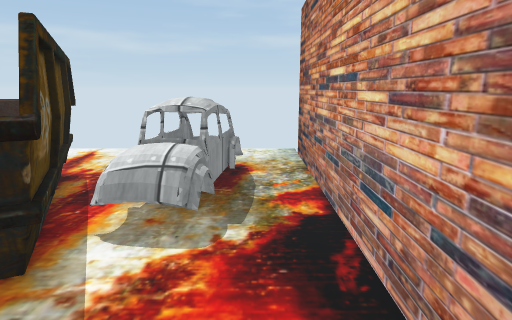
[1] (above)

12 first-person views from a walk through a scene from a Unity 3-D project. The camera is 1.5 m above the floor, tilts 12° down and sees 75° across. The floor is counted in squares, 0.5 m on a side. Each view is taken from the middle of a square. On the plan, view 1 faces up. The plan holds only what a view shows up to about 20 squares ahead; the rest is blank. Some surface patterns are stand-ins.

[2]
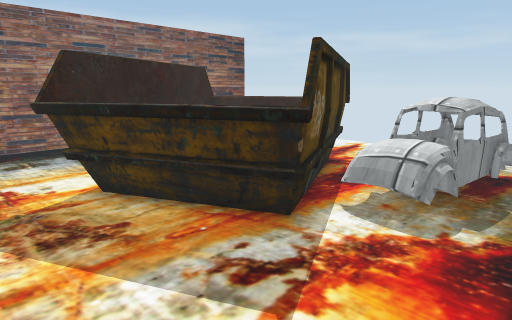

[3]
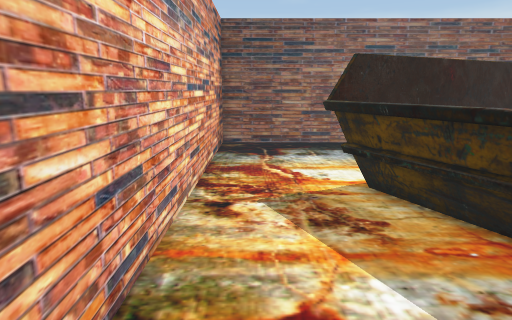

[4]
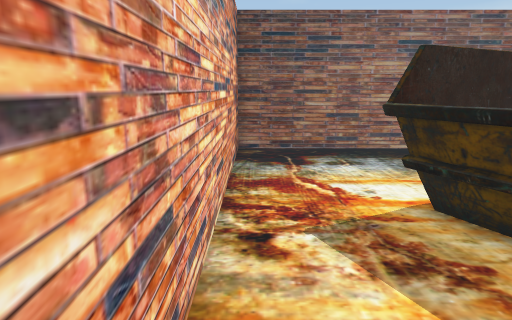

[5]
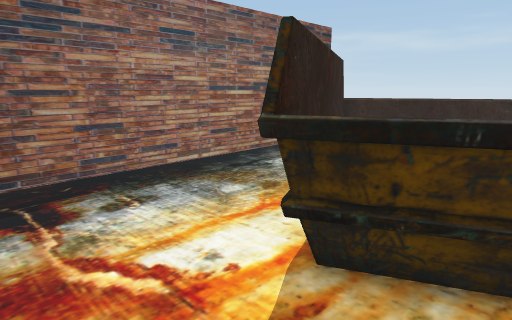

[6]
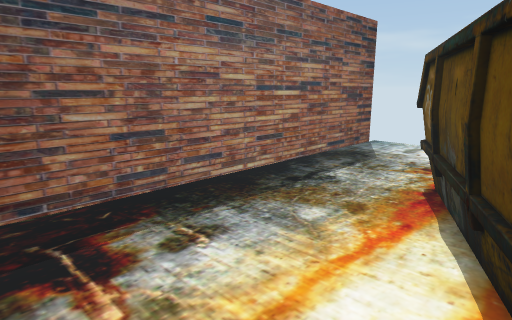

[7]
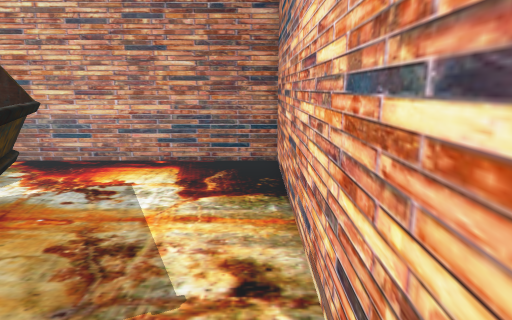

[8]
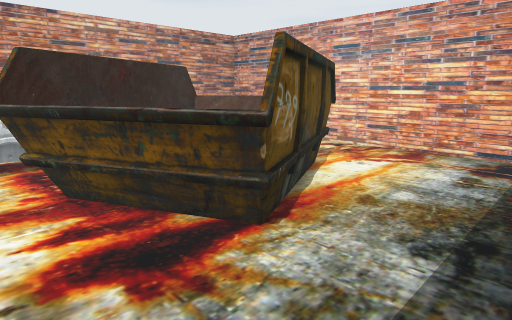

[9]
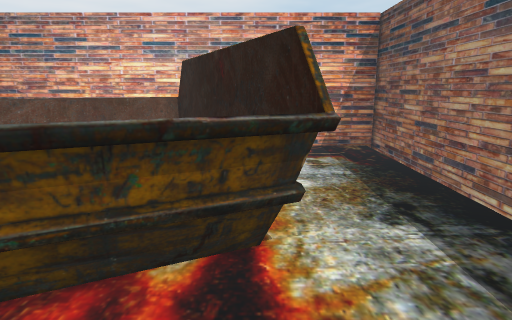

[10]
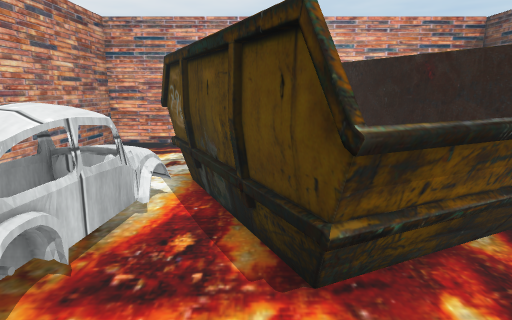

[11]
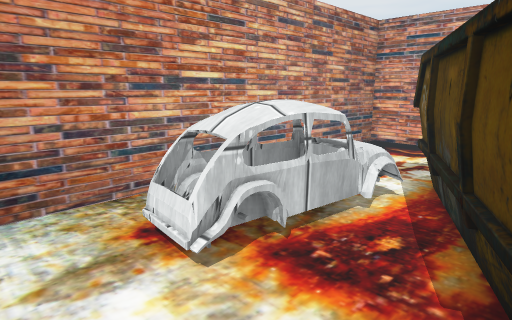

[12]
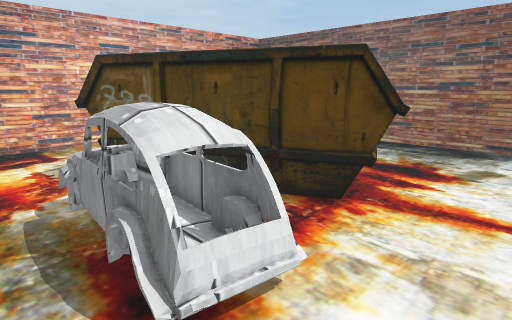

### Floor plan
Key: @ floor where view 1 was taken; # wall or solid block; . floor; O other object.
Columns run from 18 left of view 1 to 2 right of it. Each row starts with its distance up from view 1.
 17 #                   #
 16 #...     ...... ....#
 15 #...  ..............#
 14 #...................#
 13 #.........OO....OO..#
 12 #.......OOOO...OOO..#
 11 #.....OOOOOOO..OOO..#
 10 #....OOOO.  O..OOO..#
  9 #....OO.    OO.OOO..#
  8 #.....O      O.OOO..#
  7 #.....OO     OOOOO..#
  6 #......O      O.....#
  5 #......OO    .OO....#
  4 #.......O  .OOOO....#
  3 #.......OOOOOOO.....#
  2 #........OOOO.......#
  1 #........OO.........#
  0 #.................@.#
 -1 #...................#
 -2 #...................#
 -3 #####################

Where each view was taken, in squares from view 1:
view 1: 0 up, 0 right, facing up
view 2: 1 down, 1 right, facing up-left
view 3: 1 down, 1 right, facing left
view 4: 2 down, 1 left, facing left
view 5: 2 down, 6 left, facing up-left
view 6: 2 down, 9 left, facing up-left
view 7: 2 down, 12 left, facing right
view 8: 14 up, 17 left, facing down-right
view 9: 15 up, 12 left, facing down
view 10: 16 up, 6 left, facing down
view 11: 16 up, 7 left, facing down-right
view 12: 16 up, 1 right, facing down-left
